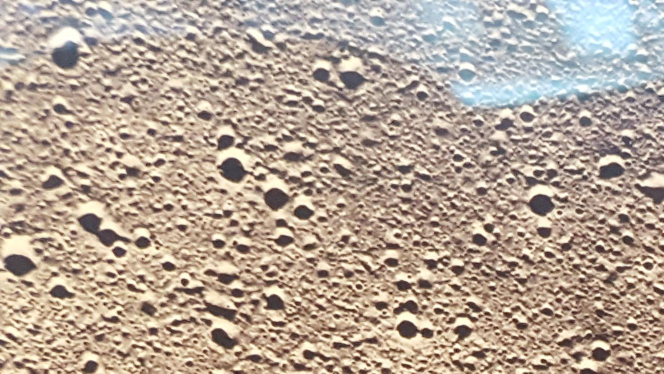
#> input picture images/bad-photos/moon-0-0.jpeg, 1328 x 747 px (shown at 1/2 size)
$ python -i detector.py   (imports and definitions only)   (older library calls are emulated)
#> lines starting #> are read from the running program, lines starting #| are printed output that depends on the picture; after the words box and inside, x2 and y2 are one past the last pixel; in counts of white or black regions, pixels touching at a corner belong together
### crater_detection/util.py
from termcolor import cprint
import numpy as np


def unit_vector(vector):
    """ Returns the unit vector of the vector.  """
    return vector / np.linalg.norm(vector)


# [28 lines left out: functions angle_between_points, angle_between_vectors, angle_between_with_origin, not called in this run]


class Logger:
    def __init__(self):
        self.enabled = True

    def set_enabled(self, e) -> None:
        self.enabled = e

    def set_level(self, level: str) -> None:
        self.level = level

    @staticmethod
    def _print(*args, color='white', level=None):
        if level is not None:
            args = list(args)
            args.insert(0, str(level).upper() + ":")
        cprint(" ".join(map(str, args)), color=color)

    def error(self, *args, color='red'):
        self._print(*args, color=color, level='error')

    def log(self, *args, color='white', level='log'):
        if self.enabled:
            self._print(*args, color=color, level=level)

    def info(self, *args, color='white'):
        if self.enabled:
            self.log(*args, color=color, level='info')

    def debug(self, *args, color='white'):
        if self.enabled:
            self.log(*args, color=color, level='debug')


logger = Logger()

### crater_detection/lunar_detection/detector.py
import numpy as np
import cv2 as cv
from typing import Tuple, List
from scipy.misc import imshow
from scipy.signal import argrelmax
from matplotlib import pyplot as plt

from ..util import logger
from .models.Crater import Crater

OUTLINE_COLOR = (0, 255, 0)
OUTLINE_THICKNESS = 3

# Exports
__all__ = ["detect"]


def create_gaussian_pyramid(img: np.ndarray, steps=1) -> List[np.ndarray]:
    """
    :see: http://opencv-python-tutroals.readthedocs.io/en/latest/py_tutorials/py_imgproc/py_pyramids/py_pyramids.html
    :param img:
    :param steps:
    :return:
    """
    cur_img = img.copy()
    pyr = [cur_img]

    for i in range(steps - 1):
        cur_img = cv.pyrDown(cur_img)
        pyr.append(cur_img)

    return pyr


def scale_contour(contour: np.ndarray) -> np.ndarray:
    return contour


def get_peak_values(img, low_percentile=0.001, high_percentile=0.95):
    """

    :param img:
    :param low_percentile: [0.001]
    :param high_percentile: [0.95]
    :return:
    """
    flattened = img.flatten()
    peaks = argrelmax(flattened)
    peak_vals = list(map(lambda x: flattened[x], peaks))
    sorted_peaks = sorted(peak_vals[0])
    lower_bound = int(np.floor(len(sorted_peaks) * low_percentile))
    upper_bound = int(np.floor(len(sorted_peaks) * high_percentile))
    min_val = sorted_peaks[lower_bound]
    max_val = sorted_peaks[upper_bound]
    return int(min_val), int(max_val)


def image_info(img):
    hist, bins = np.histogram(img.flatten(), 256, [0, 256])
    cdf = hist.cumsum()
    cdf_normalized = cdf * hist.max() / cdf.max()
    plt.plot(cdf_normalized, color='b')
    plt.hist(img.flatten(), 256, [0, 256], color='r')
    plt.xlim([0, 256])
    plt.legend(('cdf', 'histogram'), loc='upper left')
    plt.show()


erode_kernel: np.ndarray = cv.getStructuringElement(cv.MORPH_ELLIPSE, (5, 5))
dilate_kernel: np.ndarray = cv.getStructuringElement(cv.MORPH_ELLIPSE, (10, 10))


def clean_image(img: np.ndarray) -> np.ndarray:
    # http://opencv-python-tutroals.readthedocs.io/en/stable/py_tutorials/py_imgproc/py_morphological_ops/py_morphological_ops.html?highlight=structuring%20element
    # Clean out points by "open"-ing
    cv.erode(img, erode_kernel)
    cv.dilate(img, dilate_kernel)
    return img


def close_image(img: np.ndarray) -> np.ndarray:
    # http://opencv-python-tutroals.readthedocs.io/en/stable/py_tutorials/py_imgproc/py_morphological_ops/py_morphological_ops.html?highlight=structuring%20element
    # Clean out points by "closing"-ing
    return cv.morphologyEx(img, cv.MORPH_CLOSE, dilate_kernel)


def get_contours(img):
    contour_image, contours, hierarchy = cv.findContours(img,
                                                         # Get a tree of hierarchies to calculate crater "children"
                                                         cv.RETR_TREE,
                                                         # Though more memory intensive,
                                                         # no approx. is better for results
                                                         cv.CHAIN_APPROX_NONE,
                                                         )
    return contours, hierarchy


def detect(input_image: np.ndarray) -> Tuple[np.ndarray, List[Crater]]:
    """"
    Methodology:
    - Threshold Pyramid (?), get light and dark points
    - Gaussian Pyramid, apply contour detection on each
    - Build likely-hood based on combined results
    - Build Hierarchy with combined results
    """
    if len(input_image.shape) == 2:
        # Already in grayscale
        src_height, src_width = input_image.shape
        bw_image = input_image
    else:  # must be 3
        src_height, src_width, _ = input_image.shape
        bw_image = cv.cvtColor(input_image, cv.COLOR_BGR2GRAY)

    # Equalize contrast
    clahe = cv.createCLAHE(clipLimit=2.0, tileGridSize=(8, 8))
    logger.log(get_peak_values(bw_image))
    # bw_image = clahe.apply(bw_image)

    gauss_pyr = create_gaussian_pyramid(bw_image)
    craters = []

    for i, img in enumerate(gauss_pyr):
        img_height, img_width = img.shape
        # Mark a ratio so we can remap the detected craters to the full scale image
        height_ratio: float = img_height / src_height
        width_ratio: float = img_width / src_width
        # logger.log("Normalizing contrast")
        # img = clahe.apply(img)

        min_val, max_val = get_peak_values(img)
        logger.debug(np.min(img))
        logger.debug(np.max(img))

        logger.log("Thresholding image %i of %i" % (i, len(gauss_pyr)))
        # Todo: Find thresholds dynamically based on lowest and highest peaks
        low_thresh_image = cv.inRange(img,
                                      0,
                                      min_val,
                                      )
        low_clean = close_image(low_thresh_image)

        # Get bright regions
        # high_thresh, high_thresh_image = cv.threshold(img, 254, 255, cv.THRESH_BINARY + cv.THRESH_OTSU)
        # Invert the image so that the light parts become same as previously
        # extracted dark parts
        high_thresh_image = cv.inRange(img,
                                       max_val,
                                       255,
                                       )
        high_clean = close_image(high_thresh_image)

        # Find contours in each
        low_contours, low_heirarchy = get_contours(low_clean)
        high_contours, high_heirarchy = get_contours(high_clean)


        # Merge them
        thresh_image = cv.max(high_thresh_image, low_thresh_image)
        closed = close_image(thresh_image)
        clean_image(thresh_image)

        blurred_image: np.ndarray = cv.GaussianBlur(thresh_image, (9, 9), sigmaX=2, sigmaY=2)


        # Resize contours to map to the input image
        # Contours in form [[Point]] aka [ [ [(x_0, y_0)],  [(x_1, y_1)], [(x_n, y_n)] ] ]
        # TODO: optimize using numpy array broadcasting
        # resized_contours = []
        # for contour in contours:
        #     ratio = np.array([height_ratio, width_ratio])[:, np.newaxis]
        #     resized = np.multiply(contour.copy(), ratio, casting='unsafe')  # more like 'fun-safe'
        #     resized_contours.append(resized)

        # TODO: Hough Circles?
        # logger.log("Detecting circles")
        # cirlces = cv.HoughCircles(blurred_image,
        #                           cv.HOUGH_GRADIENT,
        #                           # cv.HOUGH_MULTI_SCALE, # Might be good when implemented
        #                           1,
        #                           img_height / 8,
        #                           param1=200,
        #                           param2=100,
        #                           minRadius=0
        #                           )

        # Create crater tree
        logger.log("Creating Crater list")
        # craters = list(map(lambda cont: Crater(cont), contours))

        # Draw all detected contours on the image
        if width_ratio == 1 and height_ratio == 1:
            logger.log("Drawing craters")
            cv.drawContours(input_image, low_contours, -1, OUTLINE_COLOR, OUTLINE_THICKNESS)
            cv.drawContours(input_image, high_contours, -1, OUTLINE_COLOR, OUTLINE_THICKNESS)

    return input_image, craters

>>> import cv2
>>> picture = cv2.imread('../../images/bad-photos/moon-0-0.jpeg')
#> picture is the input picture: shape (747, 1328, 3); mean B, G, R 151.4, 165.5, 181.3
>>> result = detect(picture)
#> in detect, `bw_image = cv.cvtColor(input_image, cv.COLOR_BGR2GRAY)`:
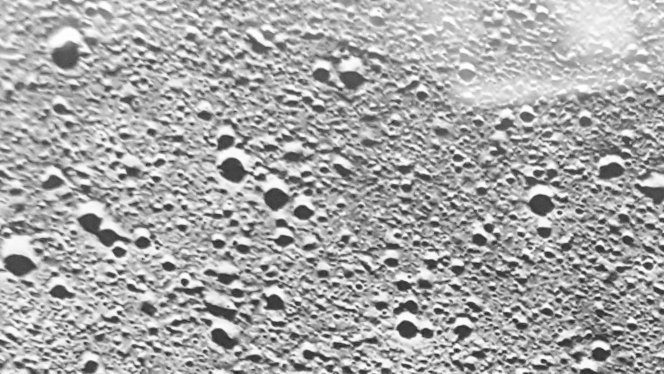
#> bw_image: shape (747, 1328) (shown at 1/2 size); min 11, max 255, mean 168.6
#> in get_peak_values, `peak_vals = list(map(lambda x: flattened[x], peaks))`: peak_vals = 1 item
#> in get_peak_values, `sorted_peaks = sorted(peak_vals[0])`: sorted_peaks = 76066 items
#> in get_peak_values, `lower_bound = int(np.floor(len(sorted_peaks) * low_percentile))`: lower_bound = 76
#> in get_peak_values, `upper_bound = int(np.floor(len(sorted_peaks) * high_percentile))`: upper_bound = 72262
#> in get_peak_values, `min_val = sorted_peaks[lower_bound]`: min_val = 51
#> in get_peak_values, `max_val = sorted_peaks[upper_bound]`: max_val = 247
#> in _print, `args = list(args)`: args = [(51, 247)]
#| LOG: (51, 247)
#> after the loop in create_gaussian_pyramid, `for i in range(steps - 1):`: pyr = 1 item
#> the loop in detect, `for i, img in enumerate(gauss_pyr):` made 1 pass
#> (img_height, img_width, height_ratio, width_ratio, lower_bound in get_peak_values, upper_bound in get_peak_values, min_val, max_val) on pass 1: (747, 1328, 1, 1, 76, 72262, 51, 247)
#| DEBUG: 11
#| DEBUG: 255
#| LOG: Thresholding image 0 of 1
#| LOG: Creating Crater list
#| LOG: Drawing craters
#> pass 1, in detect, `low_thresh_image = cv.inRange(img, 0, min_val, )`:
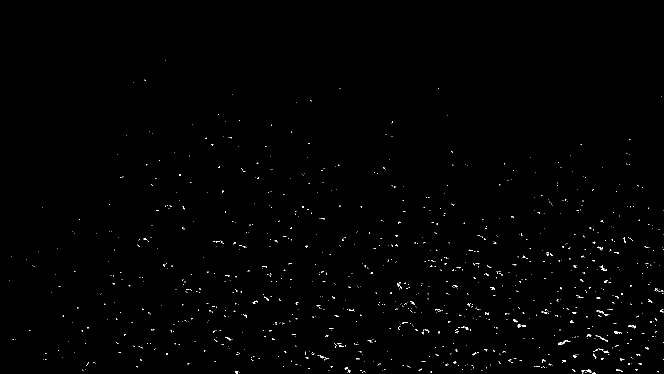
#> low_thresh_image: shape (747, 1328) (shown at 1/2 size); 0.48% white in thin lines or dots, all inside (x1, y1, x2, y2) = (18, 120, 1328, 747)
#> pass 1, in detect, `low_clean = close_image(low_thresh_image)`:
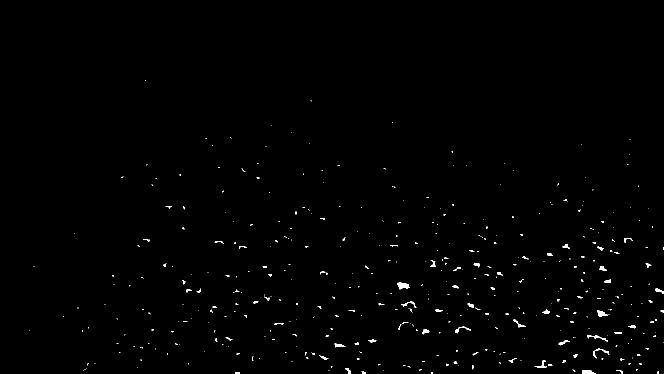
#> low_clean: shape (747, 1328) (shown at 1/2 size); 0.57% white; 417 white regions (344 under 20 px), largest, box (x1, y1, x2, y2) and area: (795, 565, 819, 579) 228, (1194, 621, 1216, 634) 146, (1164, 740, 1191, 747) 136
#> pass 1, in detect, `high_thresh_image = cv.inRange(img, max_val, 255, )`:
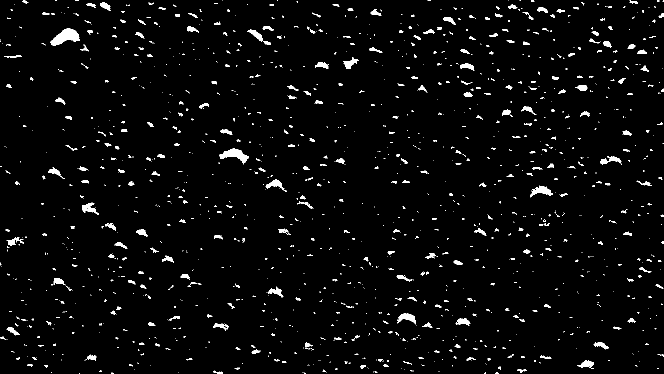
#> high_thresh_image: shape (747, 1328) (shown at 1/2 size); 2.9% white; 1442 white regions (1090 under 20 px), largest, box (x1, y1, x2, y2) and area: (100, 57, 160, 91) 1114, (439, 296, 498, 329) 795, (1060, 371, 1105, 395) 479
#> pass 1, in detect, `high_clean = close_image(high_thresh_image)`:
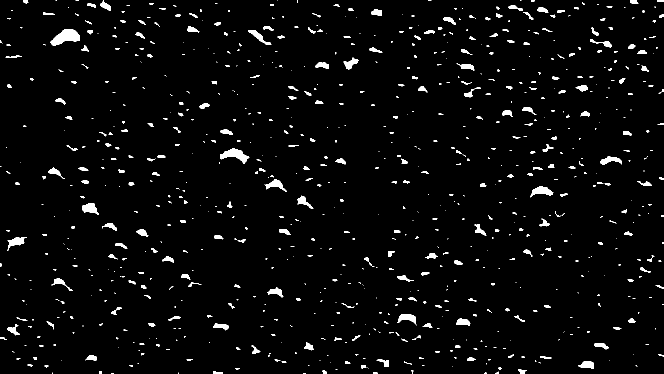
#> high_clean: shape (747, 1328) (shown at 1/2 size); 3% white; 844 white regions (501 under 20 px), largest, box (x1, y1, x2, y2) and area: (101, 58, 160, 92) 1134, (440, 297, 499, 328) 822, (1061, 372, 1107, 395) 521
#> after the loop in detect, `for i, img in enumerate(gauss_pyr):`:
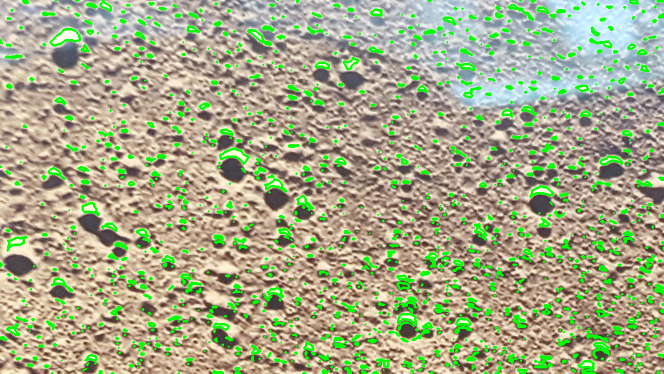
#> input_image: shape (747, 1328, 3) (shown at 1/2 size); 8.39% of pixels changed, all inside (x1, y1, x2, y2) = (0, 0, 1328, 747)
#> after the loop in detect, `for i, img in enumerate(gauss_pyr):`:
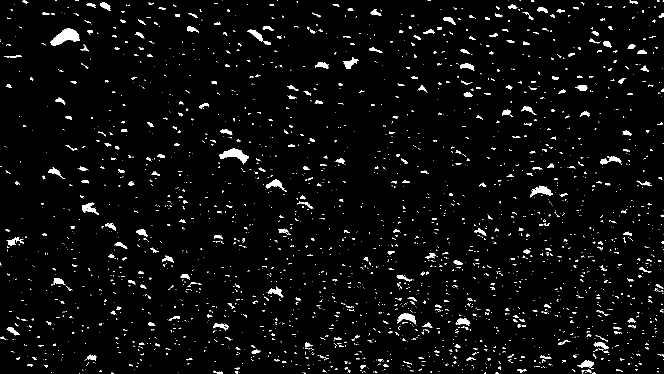
#> thresh_image: shape (747, 1328) (shown at 1/2 size); 3.4% white; 2486 white regions (2094 under 20 px), largest, box (x1, y1, x2, y2) and area: (100, 57, 160, 91) 1114, (439, 296, 498, 329) 795, (1060, 371, 1105, 395) 479

$ run again, on images/bad-photos/moon-0-1.jpeg
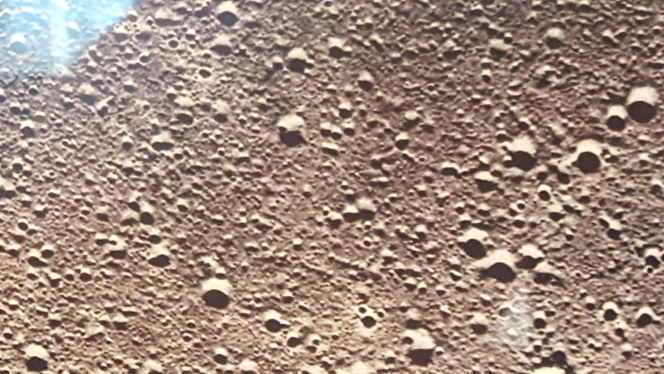
#> input picture images/bad-photos/moon-0-1.jpeg, 1328 x 747 px (shown at 1/2 size)
#> picture is the input picture: shape (747, 1328, 3); mean B, G, R 125.5, 138.3, 159.9
#> in detect, `bw_image = cv.cvtColor(input_image, cv.COLOR_BGR2GRAY)`:
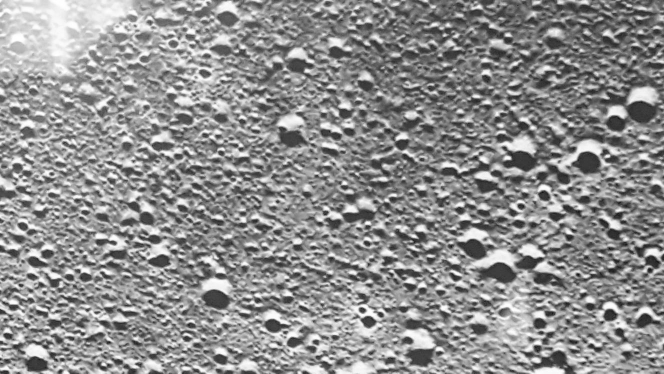
#> bw_image: shape (747, 1328) (shown at 1/2 size); min 5, max 255, mean 143.3
#> peak_vals = 1 item
#> sorted_peaks = 83907 items
#> lower_bound = 83
#> upper_bound = 79711
#> in get_peak_values, `min_val = sorted_peaks[lower_bound]`: min_val = 44
#> in get_peak_values, `max_val = sorted_peaks[upper_bound]`: max_val = 242
#> args = [(44, 242)]
#| LOG: (44, 242)
#> after the loop in create_gaussian_pyramid, `for i in range(steps - 1):`: pyr = 1 item
#> the loop in detect, `for i, img in enumerate(gauss_pyr):` made 1 pass
#> (img_height, img_width, height_ratio, width_ratio, lower_bound in get_peak_values, upper_bound in get_peak_values, min_val, max_val) on pass 1: (747, 1328, 1, 1, 83, 79711, 44, 242)
#> (printed output is left out)
#> after the loop in detect, `for i, img in enumerate(gauss_pyr):`:
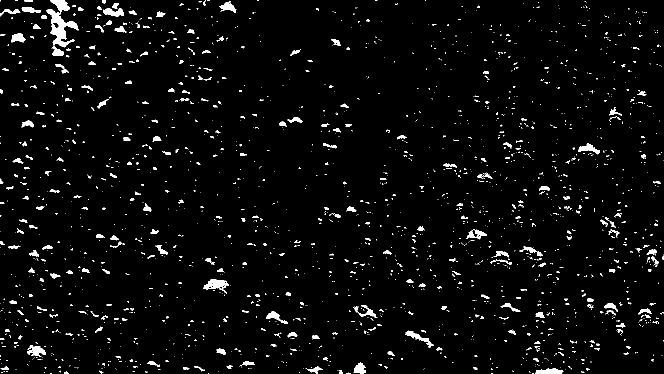
#> thresh_image: shape (747, 1328) (shown at 1/2 size); 3.3% white; 2051 white regions (1710 under 20 px), largest, box (x1, y1, x2, y2) and area: (93, 0, 158, 95) 2360, (407, 558, 458, 587) 680, (811, 661, 867, 695) 471

$ run again, on images/bad-photos/moon-0-2.jpeg
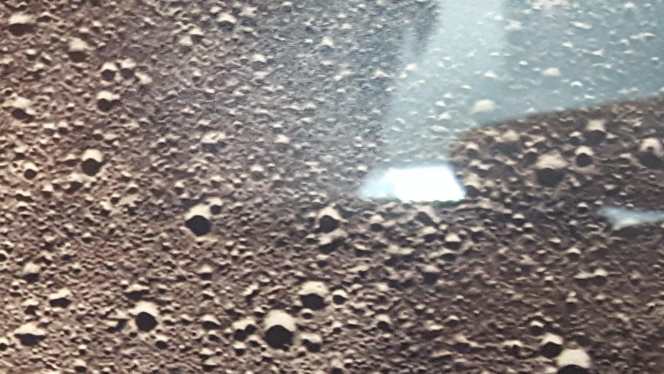
#> input picture images/bad-photos/moon-0-2.jpeg, 1328 x 747 px (shown at 1/2 size)
#> picture is the input picture: shape (747, 1328, 3); mean B, G, R 124.3, 127.8, 135.7
#> peak_vals = 1 item
#> sorted_peaks = 83596 items
#> lower_bound = 83
#> upper_bound = 79416
#> in get_peak_values, `min_val = sorted_peaks[lower_bound]`: min_val = 36
#> in get_peak_values, `max_val = sorted_peaks[upper_bound]`: max_val = 221
#> args = [(36, 221)]
#| LOG: (36, 221)
#> after the loop in create_gaussian_pyramid, `for i in range(steps - 1):`: pyr = 1 item
#> the loop in detect, `for i, img in enumerate(gauss_pyr):` made 1 pass
#> (img_height, img_width, height_ratio, width_ratio, lower_bound in get_peak_values, upper_bound in get_peak_values, min_val, max_val) on pass 1: (747, 1328, 1, 1, 83, 79416, 36, 221)
#> (printed output is left out)
#> after the loop in detect, `for i, img in enumerate(gauss_pyr):`:
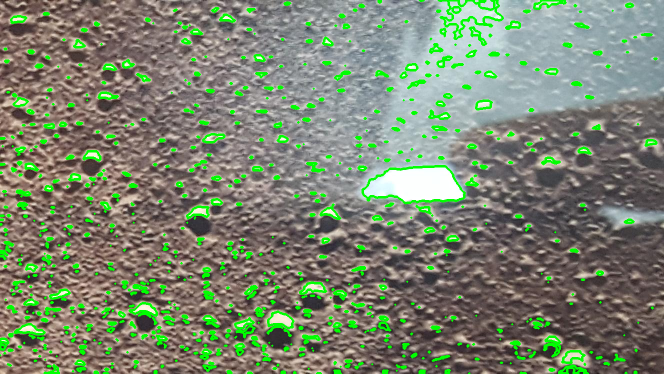
#> input_image: shape (747, 1328, 3) (shown at 1/2 size); 7.11% of pixels changed, all inside (x1, y1, x2, y2) = (0, 0, 1316, 747)
#> after the loop in detect, `for i, img in enumerate(gauss_pyr):`:
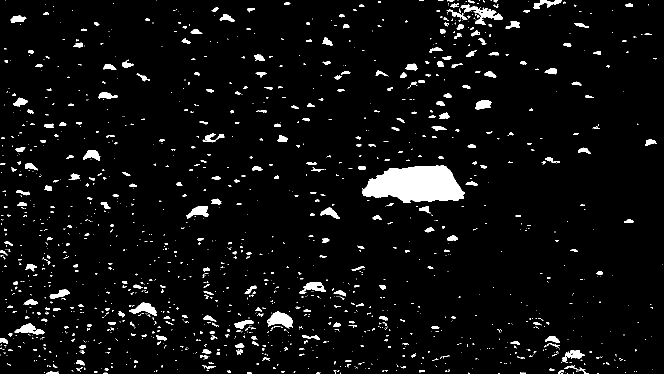
#> thresh_image: shape (747, 1328) (shown at 1/2 size); 4.6% white; 1442 white regions (1095 under 20 px), largest, box (x1, y1, x2, y2) and area: (724, 331, 929, 406) 11051, (921, 8, 1006, 50) 1079, (535, 622, 586, 657) 1040

$ run again, on images/bad-photos/moon-0-3.jpeg
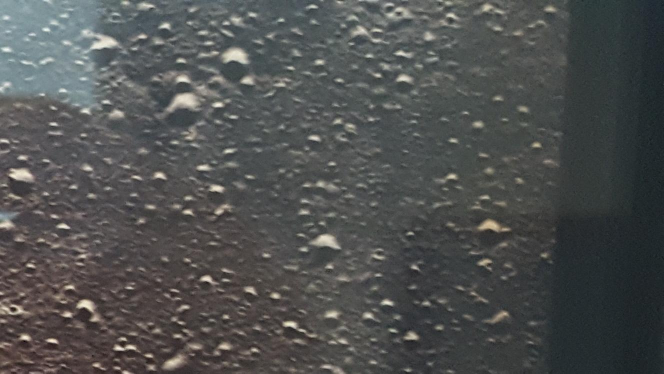
#> input picture images/bad-photos/moon-0-3.jpeg, 1328 x 747 px (shown at 1/2 size)
#> picture is the input picture: shape (747, 1328, 3); mean B, G, R 80.1, 80.8, 79.3
#> peak_vals = 1 item
#> sorted_peaks = 88803 items
#> lower_bound = 88
#> upper_bound = 84362
#> in get_peak_values, `min_val = sorted_peaks[lower_bound]`: min_val = 36
#> in get_peak_values, `max_val = sorted_peaks[upper_bound]`: max_val = 143
#> args = [(36, 143)]
#| LOG: (36, 143)
#> after the loop in create_gaussian_pyramid, `for i in range(steps - 1):`: pyr = 1 item
#> the loop in detect, `for i, img in enumerate(gauss_pyr):` made 1 pass
#> (img_height, img_width, height_ratio, width_ratio, lower_bound in get_peak_values, upper_bound in get_peak_values, min_val, max_val) on pass 1: (747, 1328, 1, 1, 88, 84362, 36, 143)
#> (printed output is left out)
#> after the loop in detect, `for i, img in enumerate(gauss_pyr):`:
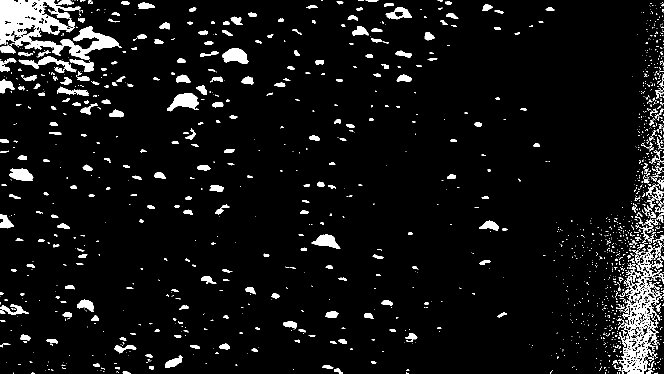
#> thresh_image: shape (747, 1328) (shown at 1/2 size); 6.2% white; 1587 white regions (1223 under 20 px), largest, box (x1, y1, x2, y2) and area: (0, 0, 243, 120) 11881, (1238, 481, 1328, 747) 6845, (334, 187, 398, 223) 1308
